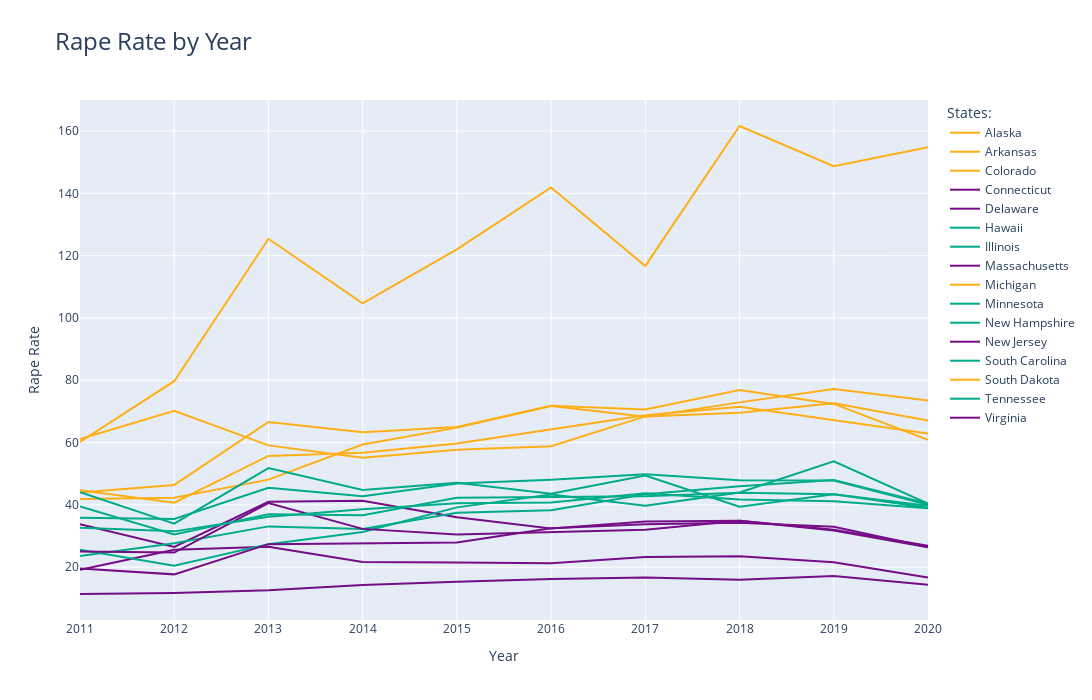

The code cell stored with this chart in its notebook:
### Code cell
df['pct_rank'] = df[df['year'] == 2020]['rape_rate'].rank(pct=True)

# Divide states into three groups based on rank percentage
df['group'] = pd.cut(df['pct_rank'], bins=[0, 0.1, 0.45, 0.55, 0.9, 1.0], labels=[r'前10%', r'10%-45%', r'45%-55%', r'55%-90%', r'后10%'])

# Process each state's data individually and store it in a dictionary
states_data = {}
for state, data in df.groupby('state'):
    # Sort the data by year
    data = data.sort_values('year')
    # Construct Plotly's Trace object
    trace = go.Scatter(
        x=data['year'],
        y=data['rape_rate'],
        name=state,
        line=dict(width=2),
        mode='lines',
        text=data['rape_rate'],
        hovertemplate='<b>%{text:.2f}%</b><brstate: %{name}<br>year: %{x}'
    )
    # Assign the corresponding color according to which group the state belongs to
    if r'前10%' in data['group'].unique():
        
        trace.update(line=dict(color='#750D86'))
        states_data[state] = trace

    elif r'后10%' in data['group'].unique():
        trace.update(line=dict(color='#FEAF16'))
        states_data[state] = trace

    elif r'45%-55%' in data['group'].unique():
        trace.update(line=dict(color='#00AB8B'))
        states_data[state] = trace

    # Store a Trace object for each state

# Construct Plotly's Figure object
fig = go.Figure(list(states_data.values()))

# Add a chart title and axis labels
fig.update_layout(title='Rape Rate by Year',
                title_font_size=24,
                legend_title='States:',
                xaxis_title='Year',
                yaxis_title='Rape Rate',
                width=1200,
                height=700)

# show chart
fig.show()

### Figure 1 — Plotly figure (JSON) as saved in the notebook; plotly's stock layout.template omitted (floating-point values rounded to 4 significant figures)
{"data": [{"hovertemplate": "<b>%{text:.2f}%</b><brstate: %{name}<br>year: %{x}", "line": {"color": "#FEAF16", "width": 2}, "mode": "lines", "name": "Alaska", "text": [60.2, 79.7, 125.4, 104.7, 122, 141.9, 116.7, 161.6, 148.7, 154.8], "type": "scatter", "x": [2011, 2012, 2013, 2014, 2015, 2016, 2017, 2018, 2019, 2020], "y": [60.2, 79.7, 125.4, 104.7, 122, 141.9, 116.7, 161.6, 148.7, 154.8]}, {"hovertemplate": "<b>%{text:.2f}%</b><brstate: %{name}<br>year: %{x}", "line": {"color": "#FEAF16", "width": 2}, "mode": "lines", "name": "Arkansas", "text": [41.9, 42.3, 48.1, 59.4, 64.8, 71.7, 68.3, 72.9, 77.2, 73.5], "type": "scatter", "x": [2011, 2012, 2013, 2014, 2015, 2016, 2017, 2018, 2019, 2020], "y": [41.9, 42.3, 48.1, 59.4, 64.8, 71.7, 68.3, 72.9, 77.2, 73.5]}, {"hovertemplate": "<b>%{text:.2f}%</b><brstate: %{name}<br>year: %{x}", "line": {"color": "#FEAF16", "width": 2}, "mode": "lines", "name": "Colorado", "text": [44.7, 40.7, 55.7, 56.7, 59.7, 64.2, 68.8, 71.5, 67.2, 62.9], "type": "scatter", "x": [2011, 2012, 2013, 2014, 2015, 2016, 2017, 2018, 2019, 2020], "y": [44.7, 40.7, 55.7, 56.7, 59.7, 64.2, 68.8, 71.5, 67.2, 62.9]}, {"hovertemplate": "<b>%{text:.2f}%</b><brstate: %{name}<br>year: %{x}", "line": {"color": "#750D86", "width": 2}, "mode": "lines", "name": "Connecticut", "text": [19.2, 25.6, 26.6, 21.7, 21.5, 21.3, 23.3, 23.5, 21.6, 16.7], "type": "scatter", "x": [2011, 2012, 2013, 2014, 2015, 2016, 2017, 2018, 2019, 2020], "y": [19.2, 25.6, 26.6, 21.7, 21.5, 21.3, 23.3, 23.5, 21.6, 16.7]}, {"hovertemplate": "<b>%{text:.2f}%</b><brstate: %{name}<br>year: %{x}", "line": {"color": "#750D86", "width": 2}, "mode": "lines", "name": "Delaware", "text": [33.8, 26.5, 41, 41.3, 36, 32.4, 34.7, 34.9, 31.8, 26.4], "type": "scatter", "x": [2011, 2012, 2013, 2014, 2015, 2016, 2017, 2018, 2019, 2020], "y": [33.8, 26.5, 41, 41.3, 36, 32.4, 34.7, 34.9, 31.8, 26.4]}, {"hovertemplate": "<b>%{text:.2f}%</b><brstate: %{name}<br>year: %{x}", "line": {"color": "#00AB8B", "width": 2}, "mode": "lines", "name": "Hawaii", "text": [25.6, 20.5, 27.4, 31.3, 39.2, 43.3, 39.7, 44, 54, 40.4], "type": "scatter", "x": [2011, 2012, 2013, 2014, 2015, 2016, 2017, 2018, 2019, 2020], "y": [25.6, 20.5, 27.4, 31.3, 39.2, 43.3, 39.7, 44, 54, 40.4]}, {"hovertemplate": "<b>%{text:.2f}%</b><brstate: %{name}<br>year: %{x}", "line": {"color": "#00AB8B", "width": 2}, "mode": "lines", "name": "Illinois", "text": [23.6, 27.7, 33.1, 32.3, 37.5, 38.3, 43.4, 46, 48, 40.4], "type": "scatter", "x": [2011, 2012, 2013, 2014, 2015, 2016, 2017, 2018, 2019, 2020], "y": [23.6, 27.7, 33.1, 32.3, 37.5, 38.3, 43.4, 46, 48, 40.4]}, {"hovertemplate": "<b>%{text:.2f}%</b><brstate: %{name}<br>year: %{x}", "line": {"color": "#750D86", "width": 2}, "mode": "lines", "name": "Massachusetts", "text": [25, 24.7, 40.6, 32.3, 30.5, 31.2, 32, 34.9, 32, 26.9], "type": "scatter", "x": [2011, 2012, 2013, 2014, 2015, 2016, 2017, 2018, 2019, 2020], "y": [25, 24.7, 40.6, 32.3, 30.5, 31.2, 32, 34.9, 32, 26.9]}, {"hovertemplate": "<b>%{text:.2f}%</b><brstate: %{name}<br>year: %{x}", "line": {"color": "#FEAF16", "width": 2}, "mode": "lines", "name": "Michigan", "text": [44, 46.4, 66.6, 63.3, 65, 71.8, 70.6, 76.9, 72.4, 60.9], "type": "scatter", "x": [2011, 2012, 2013, 2014, 2015, 2016, 2017, 2018, 2019, 2020], "y": [44, 46.4, 66.6, 63.3, 65, 71.8, 70.6, 76.9, 72.4, 60.9]}, {"hovertemplate": "<b>%{text:.2f}%</b><brstate: %{name}<br>year: %{x}", "line": {"color": "#00AB8B", "width": 2}, "mode": "lines", "name": "Minnesota", "text": [39.5, 30.5, 37, 36.7, 42.3, 42.5, 42.8, 43.9, 43.4, 39.1], "type": "scatter", "x": [2011, 2012, 2013, 2014, 2015, 2016, 2017, 2018, 2019, 2020], "y": [39.5, 30.5, 37, 36.7, 42.3, 42.5, 42.8, 43.9, 43.4, 39.1]}, {"hovertemplate": "<b>%{text:.2f}%</b><brstate: %{name}<br>year: %{x}", "line": {"color": "#00AB8B", "width": 2}, "mode": "lines", "name": "New Hampshire", "text": [44.1, 34, 51.8, 44.8, 47.1, 43.6, 49.4, 39.4, 43.4, 39.7], "type": "scatter", "x": [2011, 2012, 2013, 2014, 2015, 2016, 2017, 2018, 2019, 2020], "y": [44.1, 34, 51.8, 44.8, 47.1, 43.6, 49.4, 39.4, 43.4, 39.7]}, {"hovertemplate": "<b>%{text:.2f}%</b><brstate: %{name}<br>year: %{x}", "line": {"color": "#750D86", "width": 2}, "mode": "lines", "name": "New Jersey", "text": [11.4, 11.7, 12.6, 14.3, 15.3, 16.2, 16.7, 16, 17.2, 14.4], "type": "scatter", "x": [2011, 2012, 2013, 2014, 2015, 2016, 2017, 2018, 2019, 2020], "y": [11.4, 11.7, 12.6, 14.3, 15.3, 16.2, 16.7, 16, 17.2, 14.4]}, {"hovertemplate": "<b>%{text:.2f}%</b><brstate: %{name}<br>year: %{x}", "line": {"color": "#00AB8B", "width": 2}, "mode": "lines", "name": "South Carolina", "text": [35.9, 35.5, 45.5, 42.8, 46.9, 48.1, 49.8, 47.9, 47.8, 40], "type": "scatter", "x": [2011, 2012, 2013, 2014, 2015, 2016, 2017, 2018, 2019, 2020], "y": [35.9, 35.5, 45.5, 42.8, 46.9, 48.1, 49.8, 47.9, 47.8, 40]}, {"hovertemplate": "<b>%{text:.2f}%</b><brstate: %{name}<br>year: %{x}", "line": {"color": "#FEAF16", "width": 2}, "mode": "lines", "name": "South Dakota", "text": [61.1, 70.2, 59.1, 55.1, 57.7, 58.8, 68.4, 69.6, 72.6, 67.1], "type": "scatter", "x": [2011, 2012, 2013, 2014, 2015, 2016, 2017, 2018, 2019, 2020], "y": [61.1, 70.2, 59.1, 55.1, 57.7, 58.8, 68.4, 69.6, 72.6, 67.1]}, {"hovertemplate": "<b>%{text:.2f}%</b><brstate: %{name}<br>year: %{x}", "line": {"color": "#00AB8B", "width": 2}, "mode": "lines", "name": "Tennessee", "text": [32.7, 31.5, 36.2, 38.6, 40.5, 40.8, 43.7, 41.7, 41.2, 38.9], "type": "scatter", "x": [2011, 2012, 2013, 2014, 2015, 2016, 2017, 2018, 2019, 2020], "y": [32.7, 31.5, 36.2, 38.6, 40.5, 40.8, 43.7, 41.7, 41.2, 38.9]}, {"hovertemplate": "<b>%{text:.2f}%</b><brstate: %{name}<br>year: %{x}", "line": {"color": "#750D86", "width": 2}, "mode": "lines", "name": "Virginia", "text": [19.6, 17.7, 27.4, 27.7, 27.9, 32.5, 33.8, 34.3, 33, 26.5], "type": "scatter", "x": [2011, 2012, 2013, 2014, 2015, 2016, 2017, 2018, 2019, 2020], "y": [19.6, 17.7, 27.4, 27.7, 27.9, 32.5, 33.8, 34.3, 33, 26.5]}], "layout": {"height": 700, "legend": {"title": {"text": "States:"}}, "title": {"font": {"size": 24}, "text": "Rape Rate by Year"}, "width": 1200, "xaxis": {"title": {"text": "Year"}}, "yaxis": {"title": {"text": "Rape Rate"}}}}
